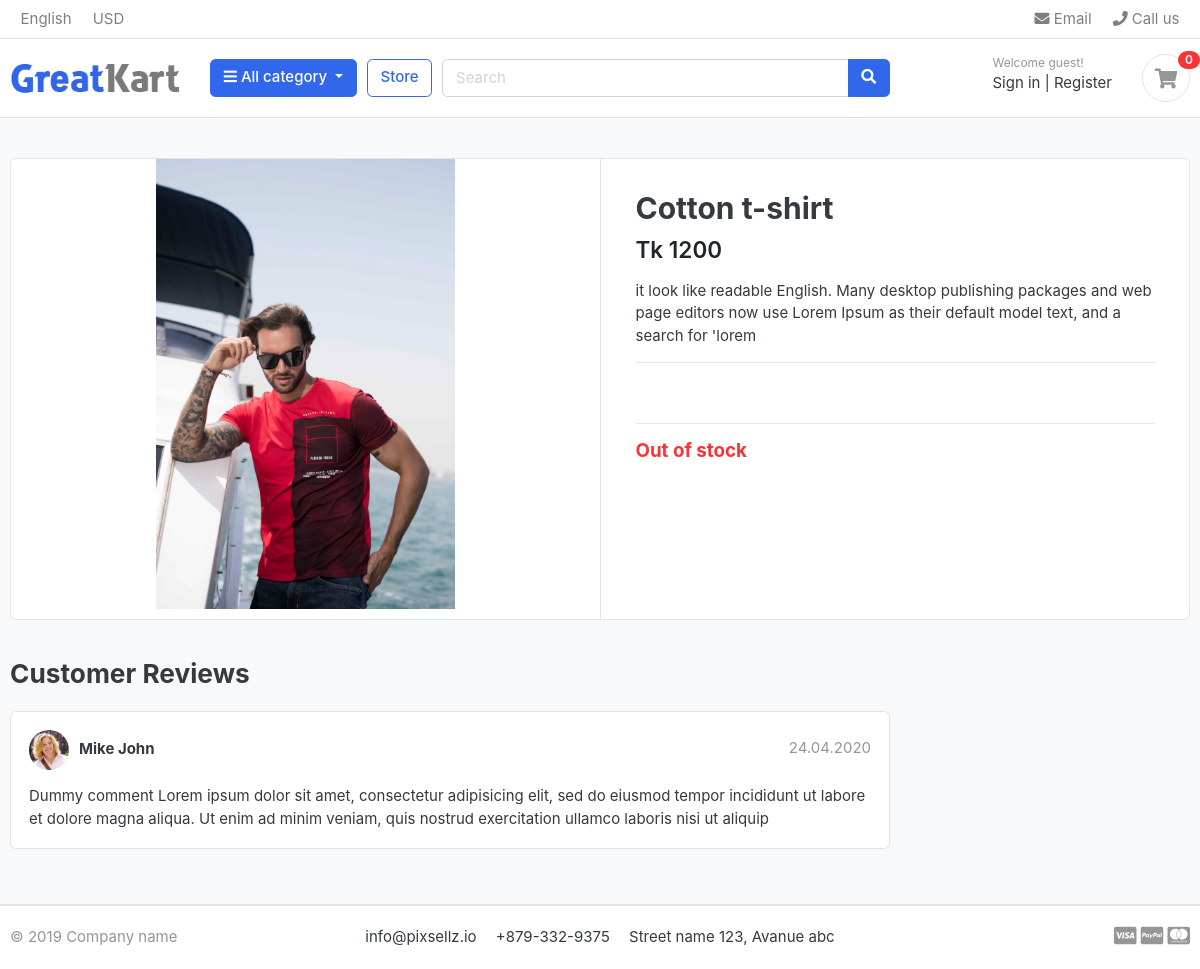
The page /store/t-shirts/cotton-t-shirt/ on the database its author committed.
### product/models.py (models this page shows, shortened)
class Product(models.Model):
    product_name    = models.CharField(max_length=100, unique=True)
    slug            = models.SlugField(max_length=100)
    descriptions    = models.TextField(blank= True)
    price           = models.IntegerField()
    images          = models.ImageField(upload_to='photos/products')
    stock           = models.IntegerField()
    is_available    = models.BooleanField(default=True)
    category        = models.ForeignKey(Category, on_delete=models.CASCADE)
    created_date    = models.DateTimeField(auto_now_add=True)
    modified_date   = models.DateTimeField(auto_now=True)

### product/views.py (the view)
# urls.py: path("<slug:category_slug>/<slug:product_slug>/", product_detail, name="product_detail")
def product_detail(request, category_slug, product_slug):
    product = get_object_or_404(Product, category__slug = category_slug, slug = product_slug)
    in_cart = Cart_Item.objects.filter(cart__cart_id = _cart_id(request), product = product).exists()
    context = {"product": product, 'in_cart':in_cart}
    return render(request, "product/detail.html", context)

### cart/context_processor.py (called while the page is built)
def counter(request):
    if "admin" in request.path:
        return {}
    else:
        try:
            cart_count = 0
            cart = Cart.objects.filter(cart_id = _cart_id(request))
            cart_items = Cart_Item.objects.all().filter(cart = cart[:1])
            for cart_item in cart_items:
                cart_count += cart_item.quantity
        except Cart.DoesNotExist:
            cart_item = 0
        return dict(cart_count = cart_count)

### cart/views.py (called while the page is built)
def _cart_id(request):
    cart = request.session.session_key
    if not cart:
        cart = request.session.create()
    return cart

### category/category_context_procesor.py (called while the page is built)
def menu_links(requlest):
    links = Category.objects.all()
    return dict(links = links)

### category/models.py (called while the page is built)
    def get_url(self):
        return reverse("product_by_category", args=[self.slug])

### product/models.py (called while the page is built)
    def colors(self):
        return super(VariationManager, self).filter(variation_category = "color", is_active= True)

    def sizes(self):
        return super(VariationManager, self).filter(variation_category = "size", is_active= True)

### product/templates/product/detail.html (shortened to what this page needs)
{% extends 'main.html' %}
{% load static %}
{% block content %}
<section class="section-content padding-y bg">
    <div class="container">
    <div class="card">
        <div class="row no-gutters">
            <aside class="col-md-6">
    <article class="gallery-wrap">
        <div class="img-big-wrap">
           <a href="#"><img src="{{product.images.url}}"></a>
        </div>
    </article>
            </aside>
            <main class="col-md-6 border-left">
<form action="{% url 'add_cart' product.id %}" method="POST">
    <article class="content-body">
    <h2 class="title">{{product.product_name}}</h2>
    <div class="mb-3">
        <var class="price h4">Tk {{product.price}}</var>
    </div>
    <p>{{product.descriptions}}</p>
    <hr>
        <div class="row">
        </div>
        <div class="row">
        </div>
        <hr>
        {% if product.stock == 0  %}
        <h5 class="text-danger">Out of stock</h5>
        {% endif %}
    </article>
  </form>
  </main>
        </div>
    </div>
    <br>
    <div class="row">
                <div class="col-md-9">
        <header class="section-heading">
            <h3>Customer Reviews </h3>
        </header>
        <article class="box mb-3">
            <div class="icontext w-100">
                <img src="{% static './images/avatars/avatar1.jpg' %}" class="img-xs icon rounded-circle">
                <div class="text">
                    <span class="date text-muted float-md-right">24.04.2020 </span>
                    <h6 class="mb-1">Mike John </h6>
                </div>
            </div>
            <div class="mt-3">
                <p>
                    Dummy comment Lorem ipsum dolor sit amet, consectetur adipisicing elit, sed do eiusmod
                    tempor incididunt ut labore et dolore magna aliqua. Ut enim ad minim veniam,
                    quis nostrud exercitation ullamco laboris nisi ut aliquip
                </p>
            </div>
        </article>
        </div>
    </div>
    </div>
    </section>
{% endblock content %}

### App/static/css/ui.css (style rules this page uses)
html { font-family: "Inter", sans-serif; font-size: 15px; }
.content-body { flex: 1 1 auto; padding: 2rem 2.3rem; }
.img-xs, .img-sm, .img-md, .img-lg { -o-object-fit: cover; object-fit: cover; flex-shrink: 0; flex-grow: 0; }
.img-xs { width: 40px; height: 40px; }
.padding-y { padding-top: 40px; padding-bottom: 40px; }
var { font-style: normal; }
article:after, .form-group:after { display: block; clear: both; content: ""; }
.bg { background-color: #f8f9fa; }
.section-heading { margin-bottom: 20px; margin-top: 15px; }
p:last-child { margin-bottom: 0; }
.icontext { display: inline-flex; align-items: center; vertical-align: middle; }
.icontext .text { width: 100%; line-height: 1.2; }
.icontext .icon { position: relative; margin-right: 10px; flex-shrink: 0; flex-grow: 0; }
.price { font-weight: 600; color: #212529; }
.box { padding: 18px; background: #fff; border-radius: 0.37rem; border: 1px solid #e4e4e4; }
.box img { max-width: 100%; }
.gallery-wrap .img-big-wrap { margin-bottom: 10px; border-radius: 0.37rem; overflow: hidden; background-color: #fff; }
.gallery-wrap .img-big-wrap a { text-align: center; display: block; }
.gallery-wrap .img-big-wrap img { height: 450px; width: auto; display: inline-block; }

### rows shown on the page
Product: images (picture), product_name "Cotton t-shirt", price "1200", descriptions "it look like readable English. Many desktop publishing packages and web page editors now use Lorem Ipsum as their default model text, and a search for 'lorem"

### other values the page prints
{{ cart_count }} "0"
